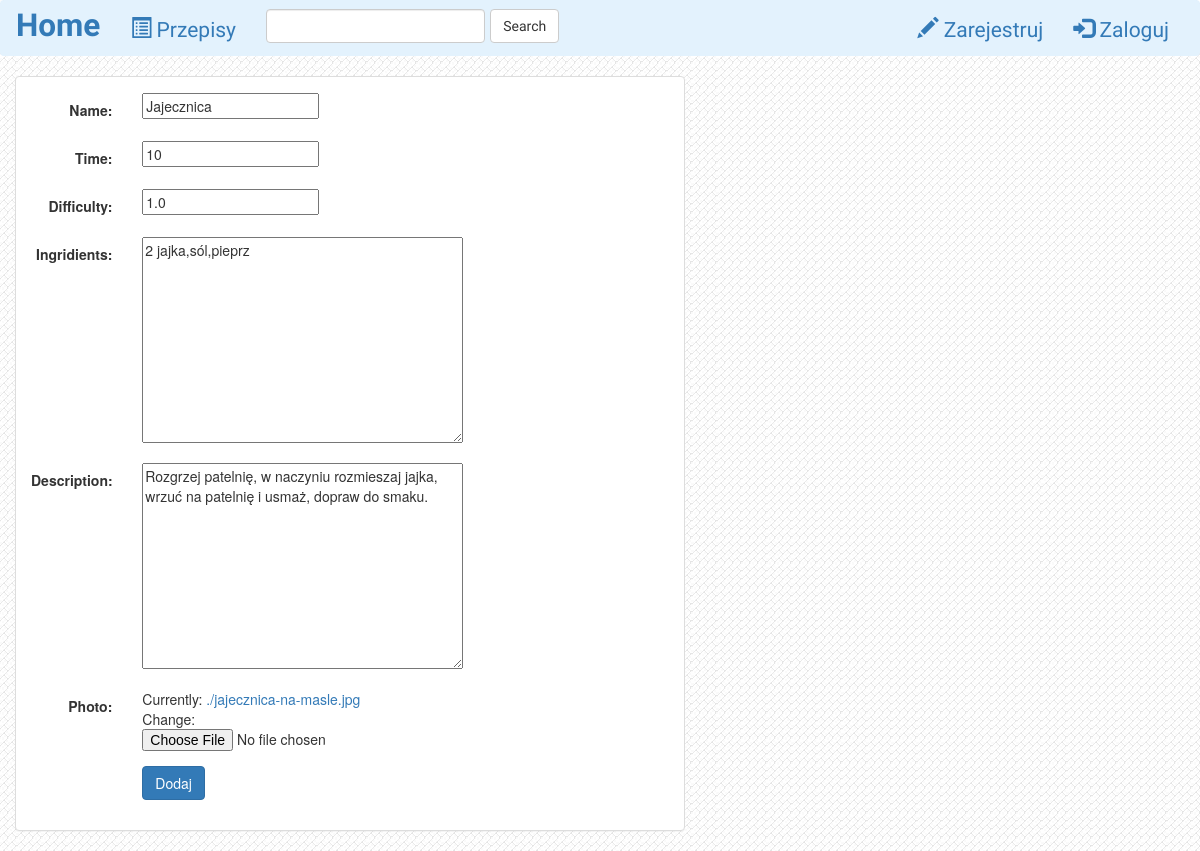
The page /recipes/update/2/ on the database its author committed.
### recipes/models.py (models this page shows, shortened)
class Recipe(models.Model):
    name = models.CharField(max_length=100)
    time = models.IntegerField()
    difficulty = models.FloatField()
    ingridients = models.TextField()
    description = models.TextField()
    photo = models.FileField()
    is_favorite = models.BooleanField(default=False)
    user = models.ForeignKey(User, default=1)

### recipes/views.py (the view)
# urls.py: url(r'update/(?P<pk>[0-9]+)/$', views.RecipeUpdate.as_view(), name='update'),
class RecipeUpdate(UpdateView):
    model = Recipe
    fields = ['name', 'time', 'difficulty', 'ingridients', 'description', 'photo']

### recipes/templates/recipes/recipe_form.html (shortened to what this page needs)
{% extends 'recipes/base.html' %}
{% block body %}
<div class="container-fluid">
    <div class="row">
        <div class="col-sm-12 col-md-7">
            <div class="panel panel-default">
                <div class="panel-body">
                    <form class="form-horizontal" action="" method="post" enctype="multipart/form-data">
                        {% include 'recipes/form-template.html' %}
                        <div class="form-group">
                            <div class="col-sm-offset-2 col-sm-10">
                                <button type="submit" class="btn btn-primary">Dodaj</button>
                            </div>
                        </div>
                    </form>
                </div>
            </div>
        </div>
    </div>
</div>
{% endblock %}

### recipes/templates/recipes/form-template.html (shortened to what this page needs)
{% for field in form %}
    <div class="form-group">
        <div class="col-sm-offset-2 col-sm-10">
        </div>
        {% if field.is_hidden %}
        {% else %}
        <label class="control-label col-sm-2">{{ field.label_tag }}</label>
        {% endif %}
        <div class="col-sm-10">{{ field }}</div>
    </div>
{% endfor %}

### recipes/static/recipes/style.css (style rules this page uses)
body { background: white url('images/background.png'); }

### rows shown on the page
Recipe: form "Jajecznica" "10" "1.0" "2 jajka,sól,pieprz" "Rozgrzej patelnię, w naczyniu rozmieszaj jajka, wrzuć na patelnię i usmaż, dopraw do smaku."

### other values the page prints
{{ field.label_tag }} "Name:" "Time:" "Difficulty:" "Ingridients:" "Description:" "Photo:"
